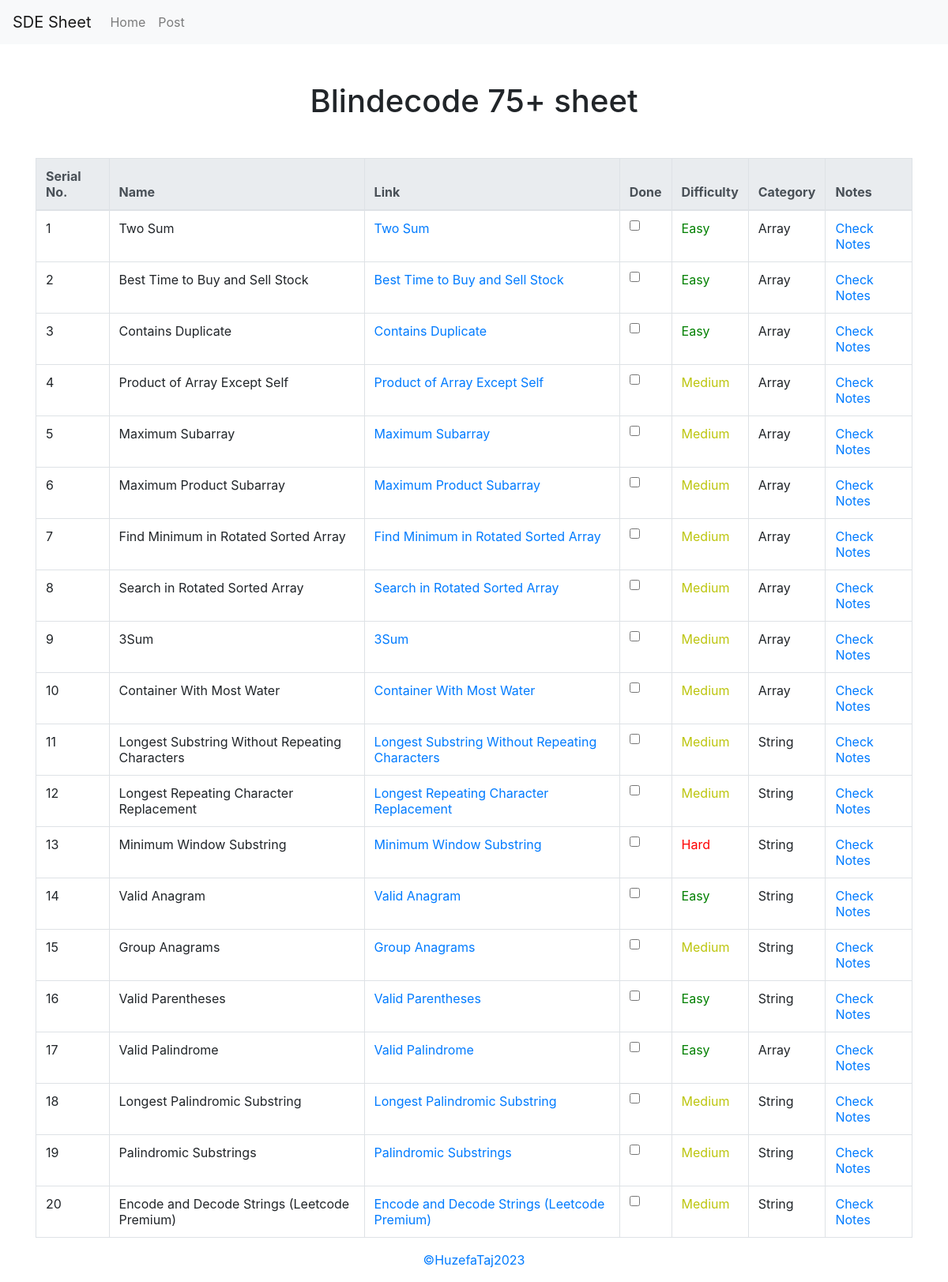
The page / on the database its author committed.
### sdesheetapp/models.py (models this page shows, shortened)
class Sdeproblems(models.Model):
    name = models.CharField(max_length=100)
    link = models.URLField()
    difficulty = models.CharField(
        max_length=20,
        choices=Difficulty.choices,
        default=Difficulty.MEDIUM
    )
    category = models.ForeignKey(Category, on_delete=models.CASCADE)
    notes = models.TextField(blank=True)

class Category(models.Model):
    name = models.CharField(max_length=100)
    def __str__(self):
        return self.name

### sdesheetapp/views.py (the view)
# urls.py: path('', index, name="index"),
def index(request):
    sde_problems = Sdeproblems.objects.all()
    return render(request, "index.html", {'sde_problems': sde_problems})

### sdesheetapp/templates/index.html (shortened to what this page needs)
  {% extends 'base.html' %}
  {% block content %}
      <h1 class="mt-5 text-center">Blindecode 75+ sheet</h1>
    <div class="container mt-5">
      <table class="table table-bordered">
        <thead class="thead-light">
          <tr>
            <th>Serial No.</th>
            <th>Name</th>
            <th>Link</th>
            <th>Done</th>
            <th>Difficulty</th>
            <th>Category</th>
            <th>Notes</th>
          </tr>
        </thead>
        <tbody>
          {% for i in sde_problems %}
          <tr>
            <td>{{forloop.counter}}</td>
            <td>{{i.name}}</td>
            <td><a href="{{i.link}}">{{i.name}}<a/></td>
            <td><input type="checkbox" checked id="{{i.id}}" /></td>
            <td data-difficulty="{{i.difficulty}}">{{i.difficulty}}</td>
            <td>{{i.category}}</td>
            <td><a href="/notes/{{i.id}}">Check Notes<a/></td>
          </tr>
          {% endfor %}
        </tbody>
      </table>
    </div>
    {% endblock %}

### sdesheetapp/templates/base.html (shortened to what this page needs)
<!DOCTYPE html>
<html lang="en">
  <head>
    <link
      rel="stylesheet"
      href="https://stackpath.bootstrapcdn.com/bootstrap/4.5.2/css/bootstrap.min.css"
    />
  </head>
  <body>
    <nav class="navbar navbar-expand-lg navbar-light bg-light">
      <a class="navbar-brand" href="/">SDE Sheet</a>
      <div class="collapse navbar-collapse" id="navbarNav">
        <ul class="navbar-nav">
          <li class="nav-item">
            <a class="nav-link" href="/">Home</a>
          </li>
          <li class="nav-item">
            <a class="nav-link" href="/post">Post</a>
          </li>
        </ul>
      </div>
    </nav>
    {% block content %} {% endblock %}
    <footer>
      <p style="text-align: center">
        <a href="https://huzefadev.pythonanywhere.com/">©HuzefaTaj2023</a>
      </p>
    </footer>
  </body>
</html>

### rows shown on the page
Sdeproblems: name "Two Sum", difficulty "Easy", category "Array"
Sdeproblems: name "Best Time to Buy and Sell Stock", difficulty "Easy", category "Array"
Sdeproblems: name "Contains Duplicate", difficulty "Easy", category "Array"
Sdeproblems: name "Product of Array Except Self", difficulty "Medium", category "Array"
Sdeproblems: name "Maximum Subarray", difficulty "Medium", category "Array"
Sdeproblems: name "Maximum Product Subarray", difficulty "Medium", category "Array"
Sdeproblems: name "Find Minimum in Rotated Sorted Array", difficulty "Medium", category "Array"
Sdeproblems: name "Search in Rotated Sorted Array", difficulty "Medium", category "Array"
Sdeproblems: name "3Sum", difficulty "Medium", category "Array"
Sdeproblems: name "Container With Most Water", difficulty "Medium", category "Array"
Sdeproblems: name "Longest Substring Without Repeating Characters", difficulty "Medium", category "String"
Sdeproblems: name "Longest Repeating Character Replacement", difficulty "Medium", category "String"
Sdeproblems: name "Minimum Window Substring", difficulty "Hard", category "String"
Sdeproblems: name "Valid Anagram", difficulty "Easy", category "String"
Sdeproblems: name "Group Anagrams", difficulty "Medium", category "String"
Sdeproblems: name "Valid Parentheses", difficulty "Easy", category "String"
Sdeproblems: name "Valid Palindrome", difficulty "Easy", category "Array"
Sdeproblems: name "Longest Palindromic Substring", difficulty "Medium", category "String"
Sdeproblems: name "Palindromic Substrings", difficulty "Medium", category "String"
Sdeproblems: name "Encode and Decode Strings (Leetcode Premium)", difficulty "Medium", category "String"
